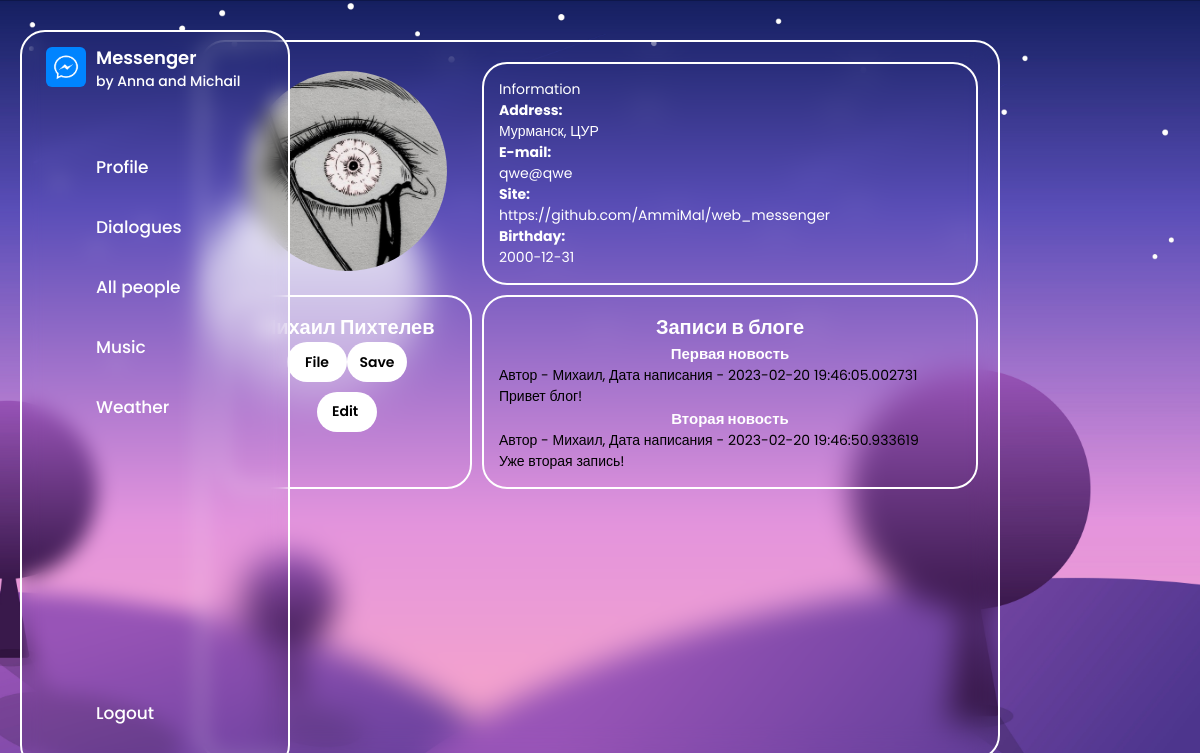
/my_profile (signed in), run on the app's committed database.
### data/users.py (models this page shows, shortened)
class User(SqlAlchemyBase, UserMixin):
    __tablename__ = 'users'
    id = sqlalchemy.Column(sqlalchemy.Integer,
                           primary_key=True, autoincrement=True)
    name = sqlalchemy.Column(sqlalchemy.String, nullable=True)
    surname = sqlalchemy.Column(sqlalchemy.String, nullable=True)
    email = sqlalchemy.Column(sqlalchemy.String,
                              index=True, unique=True, nullable=True)
    hashed_password = sqlalchemy.Column(sqlalchemy.String, nullable=True)
    address = sqlalchemy.Column(sqlalchemy.String, nullable=True, default='No info')
    site = sqlalchemy.Column(sqlalchemy.String, nullable=True, default='No info')
    birthday = sqlalchemy.Column(sqlalchemy.Date, nullable=True)
    avatar = sqlalchemy.Column(sqlalchemy.String, nullable=True, default='static/img/default.jpg')

### data/news.py (models this page shows, shortened)
class News(SqlAlchemyBase):
    __tablename__ = 'news'
    id = sqlalchemy.Column(sqlalchemy.Integer,
                           primary_key=True, autoincrement=True)
    title = sqlalchemy.Column(sqlalchemy.String, nullable=True)
    content = sqlalchemy.Column(sqlalchemy.String, nullable=True)
    created_date = sqlalchemy.Column(sqlalchemy.DateTime,
                                     default=datetime.datetime.now)
    is_private = sqlalchemy.Column(sqlalchemy.Boolean, default=True)
    user_id = sqlalchemy.Column(sqlalchemy.Integer,
                                sqlalchemy.ForeignKey("users.id"))
    user = orm.relationship('User')

### main.py (the view, shortened to what this page needs)
@app.route('/my_profile', methods=['GET', 'POST'])
def my_profile():
    if request.method == "GET":
        if current_user.is_authenticated:
            db_sess = db_session.create_session()
            user = db_sess.query(User).filter(User.id == current_user.id).first()
            news = db_sess.query(News).filter(News.user_id == current_user.id)
            return render_template("my_profile.html", user=user, news=news)

### data/db_session.py (called while the page is built)
def create_session() -> Session:
    global __factory
    return __factory()

### main.py (called while the page is built)
@login_manager.user_loader
def load_user(user_id):
    db_sess = db_session.create_session()
    return db_sess.query(User).get(user_id)

### templates/my_profile.html (shortened to what this page needs)
{% extends "mainpage.html" %}
{% block content %}
<head>
    <link rel="stylesheet" href="static/css/profile.css">
</head>
<body>
    <div class="container">
        <section class="userProfile">
            <div class="profile">
                <figure><img src={{ user.avatar }} width="250px" height="250px"></figure>
            </div>
        </section>
        <section class="about">
            <li class="heading">Information</li>
            <ul>
                <li class="address">
                    <h1 class="label">Address: </h1>
                    <span class="info">{{ user.address }}</span>
                </li>
                <li class="email">
                    <h1 class="label">E-mail: </h1>
                    <span class="info">{{ user.email }}</span>
                </li>
                <li class="site">
                    <h1 class="label">Site: </h1>
                    {{ user.site }}</span>
                </li>
                <li class="birthday">
                    <h1 class="label">Birthday: </h1>
                    <span class="info">{{ user.birthday }}</span>
                </li>
            </ul>
        </section>
        <section class="userDetails">
            <div class="userName">
                <h1 class="name">{{ user.name }} {{ user.surname }}</h1>
            </div>
                <ul class="buttons">
                    <form method="post" enctype="multipart/form-data" style="display: flex; justify-content: space-between;">
                        <label class="input-file">
                            <span>File</span>
                        </label>
                        <label class="input-file">
                            <span>Save</span>
                        </label>
                    </form>
                </ul>
                <ul>
                    <a href="/edit_my_profile" style="width: 60px;
                            height: 40px;
                            border-radius: 40px;
                            background: #fff;
                            border: none;
                            outline: none;
                            cursor: pointer;
                            font-size: 1em;
                            font-weight: 600;">
                        <span class="text nav-text">Edit</span>
                    </a>
                </ul>
        </section>
        <section class="news">
            <h1>Записи в блоге</h1>
            {% for item in news%}
            <div class="form-box">
                <h2>{{item.title}}</h2>
                <div class="autor">
                    Автор - {{item.user.name}}, Дата написания - {{item.created_date}}
                </div>
                <div class="content">
                    {{item.content}}
                </div>
            </div>
            {% endfor %}
        </section>
    </div>
</body>
{% endblock %}

### static/css/mainpage.css (style rules this page uses)
* { margin: 0; padding: 0; box-sizing: border-box; font-family: 'Poppins', sans-serif; }
:root { --body-color: #E4E9F7; --sidebar-color: #FFF; --primary-color: #695CFE; --primary-color-light: #F6F5FF; --toggle-color: #DDD; --text-color: #707070; }
body { min-height: 100vh; background-color: var(--body-color); transition: var(--tran-05); background: url("../img/back.jpg") no-repeat; background-position: center; background-size: cover; }

### static/css/profile.css (style rules this page uses)
* { padding: 0; margin: 0; font-size: 14px; font-family: sans-serif; list-style: none; text-decoration: none; font-family: "Poppins", sans-serif; }
html { font-size: 10px; }
body { display: flex; justify-content: center; align-items: center; min-height: 100vh; background: url("../img/back.jpg")no-repeat; background-position: center; background-size: cover; }
.container { backdrop-filter: blur(15px); position: relative; display: grid; grid-row-gap: 10px; grid-column-gap: 10px; grid-template-columns: 1fr 2fr; grid-auto-rows: max-content; grid-auto-columns: max-content; grid-template-areas: "userProfile about" "userDetails news"; width: 800px; height: 90vh; padding: 20px; border: 2px solid #fff; border-radius: 25px; }
.container .about { background: transparent; border: 2px solid rgb(255, 255, 255); position: relative; backdrop-filter: blur(3rem); border-radius: 25px; padding: 15px; }
.container li { color: #FFF; }
.container .userDetails { background: transparent; border: 2px solid rgb(255, 255, 255); position: relative; backdrop-filter: blur(3rem); border-radius: 25px; padding: 15px; min-width: 250px; }
.container .userProfile { position: relative; display: flex; justify-content: center; align-items: center; background: none; box-shadow: none; }
.container .userProfile .profile figure img { width: 20rem; height: 20rem; border-radius: 80%; }
.userDetails .userName .name { color: #FFF; font-size: 20px; text-align: center; }
.userDetails ul { display: flex; align-items: center; justify-content: center; }
.userDetails ul a { border-radius: 25px; margin: 10px; color: #000; font-weight: 500; background-color: #fff; padding: 9px 15px; }
.container .news { overflow-y: scroll; max-height: 600px; background: transparent; border: 2px solid rgb(255, 255, 255); position: relative; backdrop-filter: blur(3rem); border-radius: 25px; padding: 15px; -ms-overflow-style: none; scrollbar-width: none; }
.container .news h1 { color: #FFF; font-size: 20px; text-align: center; }
.container .news h2 { color: #FFF; font-size: 15px; text-align: center; }
.input-file { position: relative; display: flex; align-items: center; justify-content: center; width: 60px; height: 40px; border-radius: 40px; background: #fff; border: none; outline: none; cursor: pointer; font-size: 1em; font-weight: 600; }

### data on the page
User: avatar (picture), address "Мурманск, ЦУР", email "qwe@qwe", site "https://github.com/AmmiMal/web_messenger", birthday "2000-12-31", name "Михаил", surname "Пихтелев"
News: title "Первая новость", user.name "Михаил", created_date "2023-02-20 19:46:05.002731", content "Привет блог!"
News: title "Вторая новость", user.name "Михаил", created_date "2023-02-20 19:46:50.933619", content "Уже вторая запись!"
